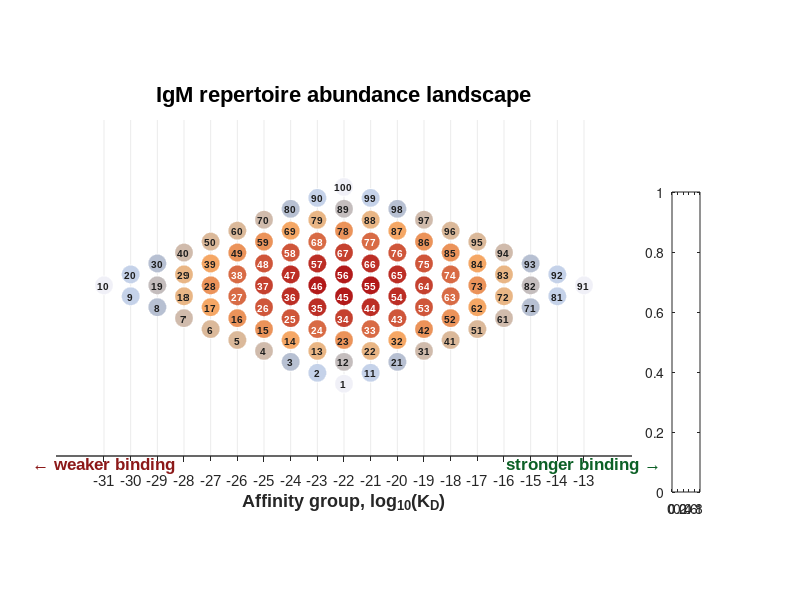

Here is the MATLAB script that generated this plot: (Note: this script raises an error after producing the figure.)
%% nature_Extended_data_figure1_B_beautified.m
% Beautified Extended Data Figure 1B
% AA distribution generated from normal CDF with mu = 9, sigma = 0.8

clear; clc; close all;

%% ==========================================================
% 1. Figure setup
% ==========================================================
fig = figure('Color', 'w', ...
             'Position', [100, 100, 1500, 850], ...
             'Renderer', 'painters');

ax_main = axes('Position', [0.07, 0.14, 0.72, 0.76]);
hold(ax_main, 'on');
axis(ax_main, 'equal');

set(ax_main, ...
    'FontName', 'Arial', ...
    'FontSize', 11, ...
    'LineWidth', 1.0, ...
    'TickDir', 'out', ...
    'Layer', 'top', ...
    'Color', 'none');

%% ==========================================================
% 2. Data preparation
% ==========================================================

% ----------------------------------------------------------
% Generate AA_raw distribution from normal CDF
% This replaces the original hard-coded raw_str values
% ----------------------------------------------------------
mu = 9;        % 均值
sigma = 0.8;   % 标准差

prob_A = zeros(1, 10);

% prob_A(1) = 0.001;
% prob_A(2:9) = 0;
prob_A(1) = normcdf(5, mu, sigma);

% 计算累积分布概率
for i = 2:5
    prob_A(i) = normcdf(5+i-1, mu, sigma) - normcdf(5+i-2, mu, sigma);
end

% 对称分布
for i = 6:10
    prob_A(i) = prob_A(11-i);
end

AA_raw = zeros(1, 100);
for i = 1:10
    for j = 1:10
        AA_raw(10*(i-1)+j) = prob_A(i) * prob_A(j);
    end
end

% 如果你仍然需要 raw_str，这里自动生成一个字符串版本
raw_str = sprintf('%.16g ', AA_raw);

% 绝对数量计算
TOTAL_POOL = 4 * 10^19;
AA = AA_raw * TOTAL_POOL;

%% ==========================================================
% 3. Build plotting data
% ==========================================================

plot_data = [];
for m = 1:10
    for n = 1:10
        idx = 10*(m-1) + n;
        val = AA(idx);
        x_val = -(n - m) - 22;
        plot_data = [plot_data; idx, x_val, val, m, n]; %#ok<AGROW>
    end
end

% 排序保证每个 affinity group 内部堆叠稳定
[~, sort_idx] = sortrows(plot_data, [2, 4, 5]);
plot_data = plot_data(sort_idx, :);

unique_x = unique(plot_data(:, 2));
unique_x = sort(unique_x);

%% ==========================================================
% 4. Colormap and value scaling
% ==========================================================

% Nature-like purple-orange colormap
% Low values: light grey-purple
% High values: deep orange-red
cmap = interp1([1 80 160 256], ...
    [0.94 0.94 0.97; ...   % very light grey-purple
     0.68 0.76 0.88; ...   % soft blue
     0.98 0.70 0.42; ...   % warm orange
     0.70 0.10 0.10], ...  % deep red
    1:256);

colormap(ax_main, cmap);

% 避免 log10(0)
positive_vals = plot_data(plot_data(:,3) > 0, 3);
min_val = min(positive_vals);
max_val = max(positive_vals);

min_log = log10(min_val);
max_log = log10(max_val);

%% ==========================================================
% 5. Light guide lines
% ==========================================================

xlim(ax_main, [-32.8, -11.2]);
ylim(ax_main, [-6.4, 6.2]);

for xx = unique_x'
    plot(ax_main, [xx xx], ylim(ax_main), ...
        '-', 'Color', [0.92 0.92 0.92], 'LineWidth', 0.6);
end

%% ==========================================================
% 6. Draw nodes
% ==========================================================

radius = 0.35;
theta = linspace(0, 2*pi, 120);

count_map = containers.Map('KeyType', 'double', 'ValueType', 'double');
total_map = containers.Map('KeyType', 'double', 'ValueType', 'double');

% 统计每列总数
for i = 1:size(plot_data, 1)
    x = plot_data(i, 2);
    if isKey(total_map, x)
        total_map(x) = total_map(x) + 1;
    else
        total_map(x) = 1;
        count_map(x) = 0;
    end
end

for i = 1:size(plot_data, 1)
    id  = plot_data(i, 1);
    x   = plot_data(i, 2);
    val = plot_data(i, 3);
    m   = plot_data(i, 4);
    n   = plot_data(i, 5);

    % Y 坐标：居中堆叠
    count_map(x) = count_map(x) + 1;
    y_spacing = 0.82;
    y = (count_map(x) - (total_map(x) + 1) / 2) * y_spacing;

    % 颜色映射，使用 log10 数值
    if val <= 0
        color_idx = 1;
    else
        val_log = log10(val);
        color_idx = floor((val_log - min_log) / (max_log - min_log) * 255) + 1;
        color_idx = max(1, min(256, color_idx));
    end

    face_col = cmap(color_idx, :);

    % 画圆点
    X = x + radius * cos(theta);
    Y = y + radius * sin(theta);

    patch(ax_main, ...
        'XData', X, ...
        'YData', Y, ...
        'FaceColor', face_col, ...
        'EdgeColor', [1 1 1], ...
        'LineWidth', 0.55);

    % 根据颜色深浅自动调整文字颜色
    brightness = 0.299 * face_col(1) + 0.587 * face_col(2) + 0.114 * face_col(3);
    if brightness < 0.55
        txt_col = [1 1 1];
    else
        txt_col = [0.12 0.12 0.12];
    end

    % 标签：默认显示编号
    text(ax_main, x, y, sprintf('%d', id), ...
        'HorizontalAlignment', 'center', ...
        'VerticalAlignment', 'middle', ...
        'FontName', 'Arial', ...
        'FontSize', 7.5, ...
        'FontWeight', 'bold', ...
        'Color', txt_col);
end

%% ==========================================================
% 7. Main axis decoration
% ==========================================================

xlim(ax_main, [-32.8, -11.2]);
ylim(ax_main, [-6.4, 6.2]);
xticks(ax_main, unique_x);

xlabel(ax_main, 'Affinity group, log_{10}(K_D)', ...
    'FontName', 'Arial', ...
    'FontSize', 13, ...
    'FontWeight', 'bold');

set(ax_main, ...
    'YTick', [], ...
    'YColor', 'none', ...
    'Box', 'off', ...
    'XColor', [0.15 0.15 0.15], ...
    'FontName', 'Arial', ...
    'FontSize', 11);

text(ax_main, -31.0, -6.75, '\leftarrow weaker binding', ...
    'Color', [0.55 0.10 0.10], ...
    'FontName', 'Arial', ...
    'FontSize', 12, ...
    'FontWeight', 'bold', ...
    'HorizontalAlignment', 'center');

text(ax_main, -13.0, -6.75, 'stronger binding \rightarrow', ...
    'Color', [0.05 0.38 0.15], ...
    'FontName', 'Arial', ...
    'FontSize', 12, ...
    'FontWeight', 'bold', ...
    'HorizontalAlignment', 'center');

title(ax_main, 'IgM repertoire abundance landscape', ...
    'FontName', 'Arial', ...
    'FontSize', 16, ...
    'FontWeight', 'bold');

%% ==========================================================
% 8. Colorbar
% ==========================================================

ax_cb = axes('Position', [0.84, 0.18, 0.035, 0.50], 'Visible', 'off');
colormap(ax_cb, cmap);
caxis(ax_cb, [min_log max_log]);

cb = colorbar(ax_cb, 'Position', [0.84, 0.18, 0.035, 0.50]);
cb.Label.String = 'Absolute abundance';
cb.Label.FontName = 'Arial';
cb.Label.FontSize = 12;
cb.Label.FontWeight = 'bold';
cb.FontName = 'Arial';
cb.FontSize = 9;
cb.LineWidth = 0.8;
cb.Box = 'off';

% 设置 colorbar ticks 为 10 的幂次
log_ticks = ceil(min_log):floor(max_log);
cb.Ticks = log_ticks;

cb_labels = cell(numel(log_ticks), 1);
for k = 1:numel(log_ticks)
    cb_labels{k} = sprintf('10^{%d}', log_ticks(k));
end
cb.TickLabels = cb_labels;

%% ==========================================================
% 9. Distribution inset: show prob_A
% ==========================================================

ax_inset = axes('Position', [0.805, 0.73, 0.18, 0.18]);
hold(ax_inset, 'on');

bar(ax_inset, 1:10, prob_A, ...
    'FaceColor', [0.35 0.55 0.78], ...
    'EdgeColor', 'none', ...
    'FaceAlpha', 0.85);

plot(ax_inset, 1:10, prob_A, '-o', ...
    'Color', [0.12 0.25 0.45], ...
    'MarkerFaceColor', [1 1 1], ...
    'MarkerSize', 4, ...
    'LineWidth', 1.2);

set(ax_inset, ...
    'FontName', 'Arial', ...
    'FontSize', 8.5, ...
    'LineWidth', 0.8, ...
    'TickDir', 'out', ...
    'Box', 'off', ...
    'XColor', [0.2 0.2 0.2], ...
    'YColor', [0.2 0.2 0.2]);

xlabel(ax_inset, 'Index', 'FontName', 'Arial', 'FontSize', 8.5);
ylabel(ax_inset, 'P', 'FontName', 'Arial', 'FontSize', 8.5);
title(ax_inset, sprintf('Normal CDF\n\mu = %.1f, \sigma = %.1f', mu, sigma), ...
    'FontName', 'Arial', ...
    'FontSize', 9, ...
    'FontWeight', 'bold');

xlim(ax_inset, [0.5 10.5]);

%% ==========================================================
% 10. Optional annotation
% ==========================================================

annotation(fig, 'textbox', [0.805, 0.065, 0.18, 0.08], ...
    'String', sprintf('Total pool = %.1e\nAA_{ij} = P_i P_j \times total pool', TOTAL_POOL), ...
    'FontName', 'Arial', ...
    'FontSize', 9, ...
    'Color', [0.25 0.25 0.25], ...
    'EdgeColor', [0.85 0.85 0.85], ...
    'BackgroundColor', [0.98 0.98 0.98], ...
    'FitBoxToText', 'on');

%% ==========================================================
% 11. Export high-resolution figure
% ==========================================================

set(fig, 'PaperPositionMode', 'auto');

exportgraphics(fig, 'nature_Extended_data_figure1_B_beautified.png', ...
    'Resolution', 600, ...
    'BackgroundColor', 'white');

exportgraphics(fig, 'nature_Extended_data_figure1_B_beautified.pdf', ...
    'ContentType', 'vector', ...
    'BackgroundColor', 'white');

%% ==========================================================
% 12. Print generated distribution
% ==========================================================

fprintf('\nGenerated prob_A distribution:\n');
disp(prob_A);

fprintf('Generated AA_raw distribution:\n');
disp(AA_raw);

fprintf('Generated raw_str:\n');
fprintf('%s\n', raw_str);

fprintf('\nFigure exported successfully:\n');
fprintf('  - nature_Extended_data_figure1_B_beautified.png\n');
fprintf('  - nature_Extended_data_figure1_B_beautified.pdf\n');
